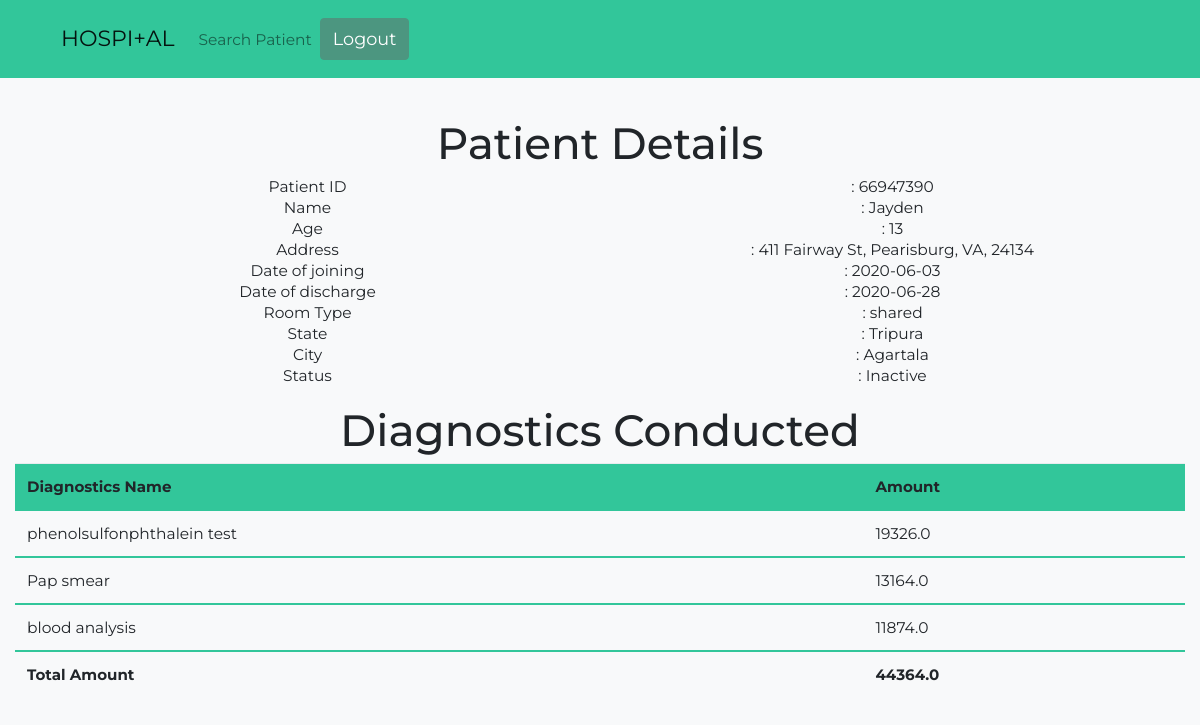
The page /show_patient_details?patient_id=66947390 (signed in) on the database its author committed.
### hms/models.py (models this page shows, shortened)
class Patient(db.Model):
	ssn = db.Column(db.Integer, nullable=False)
	patient_id = db.Column(db.Integer, primary_key=True)
	patient_name = db.Column(db.String(20), nullable=False)
	patient_address = db.Column(db.String(100), nullable=False)
	patient_age = db.Column(db.Integer, nullable=False)
	patient_DOJ = db.Column(db.Date, nullable=False)
	patient_DOD = db.Column(db.Date, nullable=True)
	patient_room_type = db.Column(db.String(10), nullable=False)
	patient_state = db.Column(db.String(20), nullable=False)
	patient_city = db.Column(db.String(20), nullable=False)
	patient_status = db.Column(db.String(10), nullable=False)
	medicines = db.relationship('Medicine', backref='patient', lazy=True)
	diagnostics = db.relationship('Diagnostics', backref='patient', lazy=True)

class Diagnostics(db.Model):
	diagnostics_id = db.Column(db.Integer, primary_key=True)
	diagnostics_name = db.Column(db.String(20), nullable=False)
	diagnostics_amount = db.Column(db.Float, nullable=False)
	patient_id = db.Column(db.Integer, db.ForeignKey('patient.patient_id'), nullable=False)

### hms/routes.py (the view)
@app.route('/show_patient_details')
def show_patient_details():
	if not session.get('USER_ID'):
		flash("Login First to view patient's details!!!", category="danger")
		return redirect(url_for('login'))
	else:
		patient_id = request.args.get('patient_id', None, type=int)
		if not patient_id:
			flash("Patient Not Found!!!", category="danger")
			return redirect(url_for('search_patient'))
		else:
			patient = Patient.query.filter_by(patient_id=patient_id).first()
			if not patient:
				flash("Patient Not Found!!!", category="danger")
				return redirect(url_for('search_patient'))
			else:
				med_total_amount = 0
				diag_total_amount = 0
				for medicine in patient.medicines:
					med_total_amount += medicine.medicine_amount
				for diagnostic in patient.diagnostics:
					diag_total_amount += diagnostic.diagnostics_amount
				return render_template('show_patient_details.html', title="Patient Details", patient=patient, med_total_amount=med_total_amount, diag_total_amount=diag_total_amount)

### hms/templates/show_patient_details.html (shortened to what this page needs)
{% extends 'layout.html' %}
{% block content %}
<section>
	<h1>Patient Details</h1>
	<div class="row">
		<div class="col">
			Patient ID <br>
			Name <br>
			Age	<br>
			Address <br>
			Date of joining <br>
			Date of discharge <br>
			Room Type <br>
			State <br>
			City <br>
			Status <br>
		</div>
		<div class="col pr-auto">
			: {{ patient.patient_id }} <br>
			: {{ patient.patient_name }} <br>
			: {{ patient.patient_age }} <br>
			: {{ patient.patient_address }} <br>
			: {{ patient.patient_DOJ }} <br>
			{% if patient.patient_DOD.strftime("%Y-%B-%d") == "3000-January-01" %}
			: Not Discharged Yet <br>
			{% else %}
			: {{ patient.patient_DOD }} <br>
			{% endif %}
			: {{ patient.patient_room_type }} <br>
			: {{ patient.patient_state }} <br>
			: {{ patient.patient_city }} <br>
			: {{ patient.patient_status }} <br>
		</div>
	</div>
	<br>
</section>
{% if session.get('ROLE') == "adm_desk" or session.get('ROLE') == "diag" %}
<section>
	<h1>Diagnostics Conducted</h1>
	<div class="row">
		<table class="table">
			<tr class="table-primary" >
				<th style="background-color: #32c69a;">Diagnostics Name</th>
				<th style="background-color: #32c69a;">Amount</th>
			</tr>
			{% for diagnostics in patient.diagnostics %}
			<tr style="border-top: 2px solid #32c69a">
				<td>{{ diagnostics.diagnostics_name }}</td>
				<td>{{ diagnostics.diagnostics_amount }}</td>
			</tr>
			{% endfor %}
			<tr style="border-top: 2px solid #32c69a">
				<th>Total Amount</th>
				<th>{{ diag_total_amount }}</th>
			</tr>
		</table>
	</div>
	<br>
</section>
{% endif %}
{% endblock content %}

### hms/static/main.css (style rules this page uses)
div { font-size-adjust: 0.58; }

### hms/static/styles/main_styles.css (style rules this page uses)
* { margin: 0; padding: 0; -webkit-font-smoothing: antialiased; -webkit-text-shadow: rgba(0,0,0,.01) 0 0 1px; text-shadow: rgba(0,0,0,.01) 0 0 1px; }
body { font-family: 'Montserrat', sans-serif; font-size: 14px; font-weight: 400; background: #FFFFFF; #color: #a5a5a5; }
div { display: block; position: relative; -webkit-box-sizing: border-box; -moz-box-sizing: border-box; box-sizing: border-box; }
h1 { font-size: 40px; }
h1, h2, h3, h4, h5, h6 { font-family: 'Montserrat', sans-serif; -webkit-font-smoothing: antialiased; -webkit-text-shadow: rgba(0,0,0,.01) 0 0 1px; text-shadow: rgba(0,0,0,.01) 0 0 1px; }
section { display: block; position: relative; box-sizing: border-box; }

### rows shown on the page
Patient: patient_id "66947390", patient_name "Jayden", patient_age "13", patient_address "411 Fairway St, Pearisburg, VA, 24134", patient_DOJ "2020-06-03", patient_DOD "2020-06-28", patient_room_type "shared", patient_state "Tripura", patient_city "Agartala", patient_status "Inactive"
Diagnostics: diagnostics_name "phenolsulfonphthalein test", diagnostics_amount "19326.0"
Diagnostics: diagnostics_name "Pap smear", diagnostics_amount "13164.0"
Diagnostics: diagnostics_name "blood analysis", diagnostics_amount "11874.0"

### other values the page prints
{{ diag_total_amount }} "44364.0"
